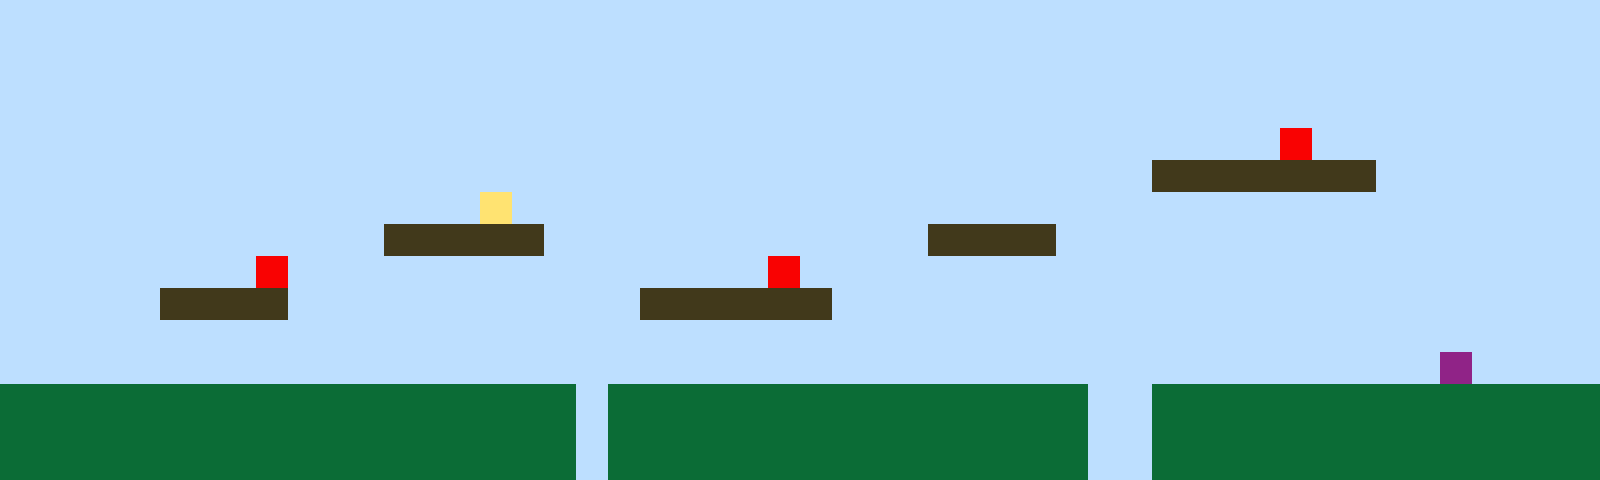

Rendered tile map (Tiled .tmx) drawn with the repository's tilesets; below, a short description and the full map source, tile grids included:
An orthogonal 50x15 tile map with 32x32 px tiles, 1 tile layer (Tile Layer 1).

<map version="1.10" tiledversion="1.11.2" orientation="orthogonal" renderorder="right-up" width="50" height="15" tilewidth="32" tileheight="32" infinite="0" nextlayerid="2" nextobjectid="1"><editorsettings><export target="map1.csv" format="csv" /></editorsettings><tileset firstgid="1" name="sprites" tilewidth="32" tileheight="32" tilecount="6" columns="3"><image source="sprites.png" width="96" height="64" /></tileset><layer id="1" name="Tile Layer 1" width="50" height="15"><data encoding="csv">1,1,1,1,1,1,1,1,1,1,1,1,1,1,1,1,1,1,1,1,1,1,1,1,1,1,1,1,1,1,1,1,1,1,1,1,1,1,1,1,1,1,1,1,1,1,1,1,1,1,1,1,1,1,1,1,1,1,1,1,1,1,1,1,1,1,1,1,1,1,1,1,1,1,1,1,1,1,1,1,1,1,1,1,1,1,1,1,1,1,1,1,1,1,1,1,1,1,1,1,1,1,1,1,1,1,1,1,1,1,1,1,1,1,1,1,1,1,1,1,1,1,1,1,1,1,1,1,1,1,1,1,1,1,1,1,1,1,1,1,1,1,1,1,1,1,1,1,1,1,1,1,1,1,1,1,1,1,1,1,1,1,1,1,1,1,1,1,1,1,1,1,1,1,1,1,1,1,1,1,1,1,1,1,1,1,1,1,1,1,1,1,1,1,1,1,1,1,1,1,1,1,1,1,1,1,1,1,1,1,1,1,1,1,1,1,1,1,1,1,1,1,1,1,1,1,1,1,1,1,1,1,1,1,1,1,1,1,1,1,5,1,1,1,1,1,1,1,1,1,1,1,1,1,1,1,1,1,1,1,1,1,1,1,1,1,1,1,1,1,1,1,1,1,1,1,1,1,1,1,1,1,1,1,1,1,3,3,3,3,3,3,3,1,1,1,1,1,1,1,1,1,1,1,1,1,1,1,1,1,1,1,1,1,1,4,1,1,1,1,1,1,1,1,1,1,1,1,1,1,1,1,1,1,1,1,1,1,1,1,1,1,1,1,1,1,1,1,1,1,1,1,1,1,1,1,1,1,1,1,1,1,3,3,3,3,3,1,1,1,1,1,1,1,1,1,1,1,1,3,3,3,3,1,1,1,1,1,1,1,1,1,1,1,1,1,1,1,1,1,1,1,1,1,1,1,1,1,5,1,1,1,1,1,1,1,1,1,1,1,1,1,1,1,5,1,1,1,1,1,1,1,1,1,1,1,1,1,1,1,1,1,1,1,1,1,1,1,1,1,1,1,1,1,1,3,3,3,3,1,1,1,1,1,1,1,1,1,1,1,3,3,3,3,3,3,1,1,1,1,1,1,1,1,1,1,1,1,1,1,1,1,1,1,1,1,1,1,1,1,1,1,1,1,1,1,1,1,1,1,1,1,1,1,1,1,1,1,1,1,1,1,1,1,1,1,1,1,1,1,1,1,1,1,1,1,1,1,1,1,1,1,1,1,1,1,1,1,1,1,1,1,1,1,1,1,1,1,1,1,1,1,1,1,1,1,1,1,1,1,1,1,1,1,1,1,1,1,1,1,1,1,1,1,1,1,1,1,1,1,1,1,1,1,1,6,1,1,1,1,2,2,2,2,2,2,2,2,2,2,2,2,2,2,2,2,2,2,1,2,2,2,2,2,2,2,2,2,2,2,2,2,2,2,1,1,2,2,2,2,2,2,2,2,2,2,2,2,2,2,2,2,2,2,2,2,2,2,2,2,2,2,2,2,2,2,2,2,1,2,2,2,2,2,2,2,2,2,2,2,2,2,2,2,1,1,2,2,2,2,2,2,2,2,2,2,2,2,2,2,2,2,2,2,2,2,2,2,2,2,2,2,2,2,2,2,2,2,1,2,2,2,2,2,2,2,2,2,2,2,2,2,2,2,1,1,2,2,2,2,2,2,2,2,2,2,2,2,2,2</data></layer></map>
